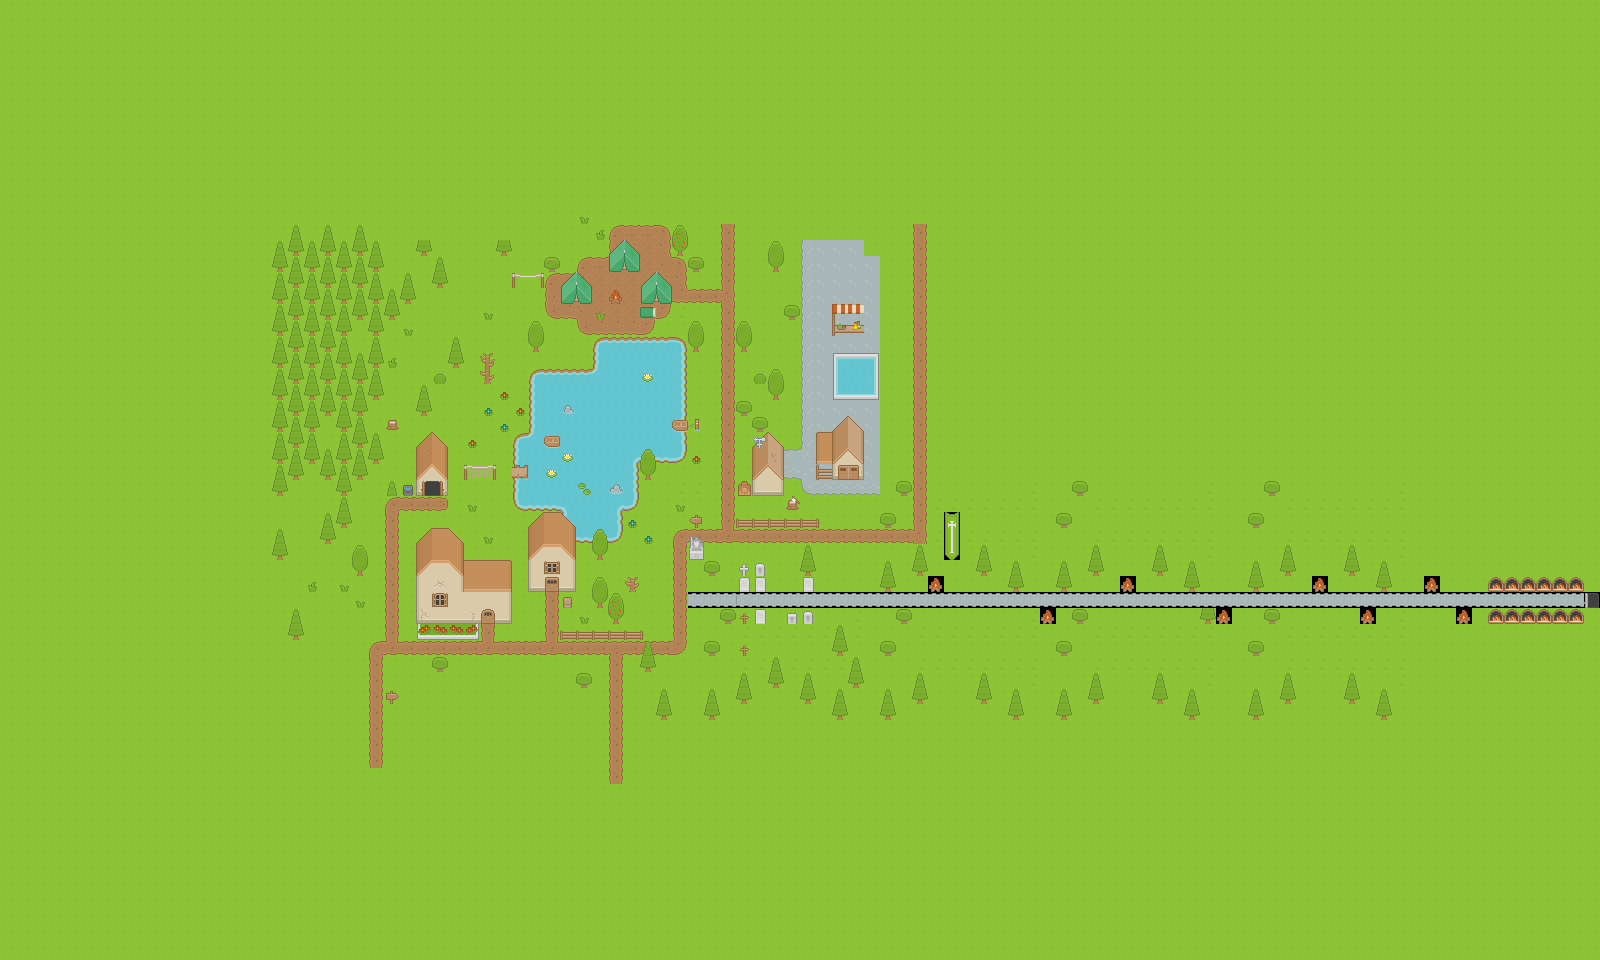

This is a level from a 2D game, rendered from its Tiled map with the project's own tilesets. A one-line summary and the map file follow, with tile-layer data summarised:
An orthogonal 100x60 tile map with 16x16 px tiles, 5 tile layers (Ground/terrain, Ground overlay, Objects, Doors/windows/roof, ...).

<map version="1.10" tiledversion="1.11.2" orientation="orthogonal" renderorder="right-down" width="100" height="60" tilewidth="16" tileheight="16" infinite="0" nextlayerid="6" nextobjectid="1">
 <tileset firstgid="1" name="Roguelike" tilewidth="16" tileheight="16" spacing="1" tilecount="1767" columns="57">
  <image source="town.png" width="968" height="526" />
 </tileset>
 <layer id="1" name="Ground/terrain" width="100" height="60">
  <data>[6000 cells, 6000 non-empty, 20 distinct tile ids]</data>
 </layer>
 <layer id="2" name="Ground overlay" width="100" height="60">
  <data>[6000 cells, 127 non-empty, 21 distinct tile ids]</data>
 </layer>
 <layer id="3" name="Objects" width="100" height="60">
  <data>[6000 cells, 603 non-empty, 77 distinct tile ids]</data>
 </layer>
 <layer id="4" name="Doors/windows/roof" width="100" height="60">
  <data>[6000 cells, 101 non-empty, 50 distinct tile ids]</data>
 </layer>
 <layer id="5" name="Roof object" width="100" height="60">
  <data>[6000 cells, 1 non-empty, 1 distinct tile ids]</data>
 </layer>
</map>
